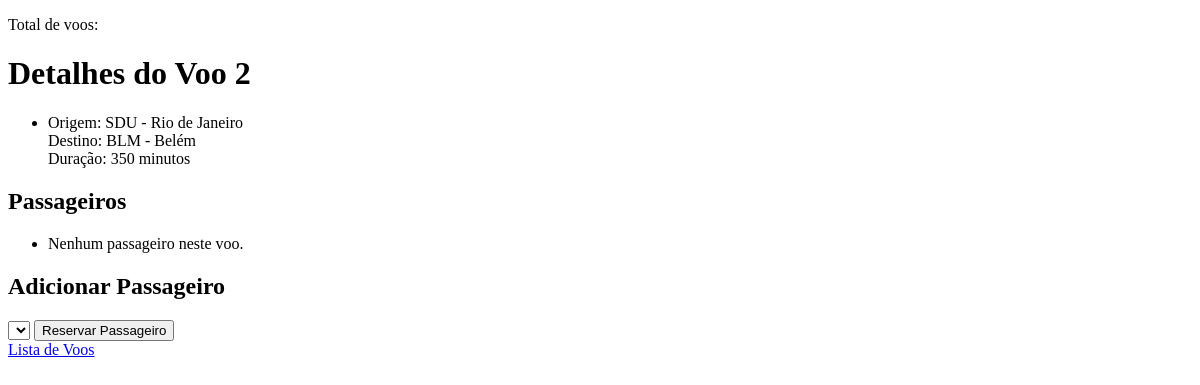
The page /voos/2 on the database as committed earlier.
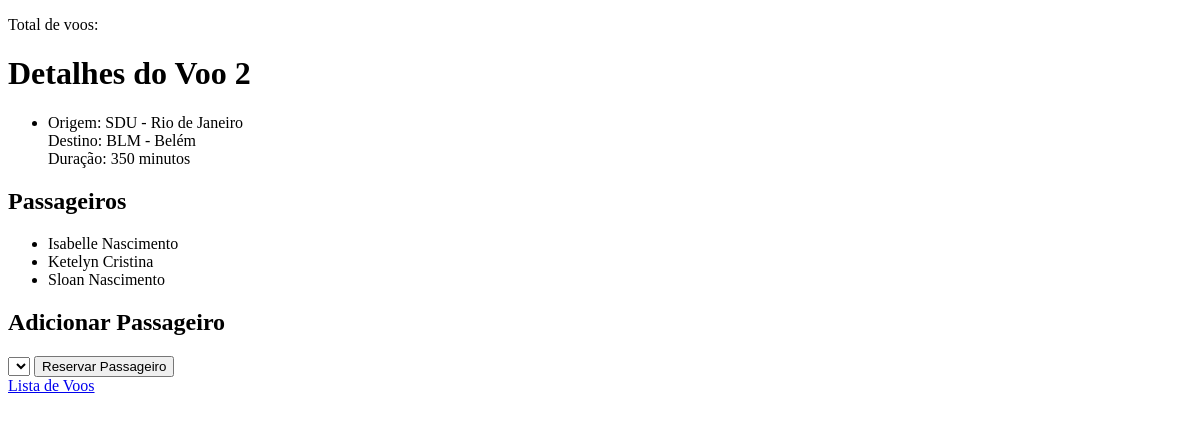
The same page on the database as committed later.
### voos/models.py (models this page shows, shortened)
class Passenger(models.Model):
    first = models.CharField(max_length=64)
    last = models.CharField(max_length=64)
    flights = models.ManyToManyField(Flight, blank=True,related_name='passengers')

### voos/views.py (the view)
# urls.py: path("<int:flight_id>", views.flight, name="flight"),
def flight(request, flight_id):
    try:
        flight = Flight.objects.get(pk=flight_id)
        return render(request, "voos/flight.html", {
            "voo": flight,
            "passageiros": flight.passengers.all(),
            "sem_passageiros": Passenger.objects.exclude(flights=flight).all()  # Mantido como sem_passageiros
        })
    except Flight.DoesNotExist:
        return render(request, "voos/not_found.html")

### voos/models.py (called while the page is built)
    def __str__(self):
        return f"{self.code} - {self.city}"

### voos/templates/voos/flight.html (shortened to what this page needs)
{% extends "voos/layout.html" %}
{% block body %}
    <h1>Detalhes do Voo {{ voo.id }}</h1>
    <ul>
        <li>
            Origem: {{ voo.origin }}<br>
            Destino: {{ voo.destination }}<br>
            Duração: {{ voo.duration }} minutos
        </li>
    </ul>
    <h2>Passageiros</h2>
    <ul>
        {% for passageiro in passageiros %}
            <li>{{ passageiro.first }} {{ passageiro.last }}</li>
        {% empty %}
            <li>Nenhum passageiro neste voo.</li>
        {% endfor %}
    </ul>
    <h2>Adicionar Passageiro</h2>
    <form action="{% url 'book' voo.id %}" method="post">
        <select name="passenger_id">
        </select>
        <input type="submit" value="Reservar Passageiro">
    </form>
    <a href="{% url 'index' %}">Lista de Voos</a>
{% endblock %}

Rows that differ between the two databases and show on the page:
added Passenger: first "Isabelle", last "Nascimento"
added Passenger: first "Ketelyn", last "Cristina"
added Passenger: first "Sloan", last "Nascimento"
Other text that changed with them:
text no longer shown: "Nenhum passageiro neste voo."
